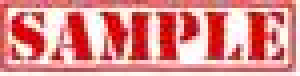
#> input picture Day 4/a.jpg, 75 x 19 px (shown 4 times larger)
$ python imageprocess.py
#> lines starting #> are read from the running program, lines starting #| are printed output that depends on the picture
# -*- coding: utf-8 -*-
"""
Created on Fri May 10 22:43:48 2019

@author: DELL
"""

from PIL import Image
import os

img=Image.open("a.jpg")
#> img is the input picture: PIL image 75x19 RGB; mean R, G, B 222.5, 139.9, 139.5
img_rotate = img.transpose(Image.ROTATE_90)
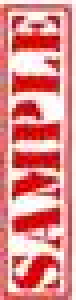
#> img_rotate: PIL image 19x75 RGB (shown 4 times larger); mean R, G, B 222.5, 139.9, 139.5
img_rotate.show()

crop_im = img.crop(box=(160,12,240,34))
#> crop_im: PIL image 80x22 RGB; every value is 0
crop_im.save('a.jpg')
crop_im.show()

img.thumbnail((75, 75))
print(img.width, img.height)
#| 75 19
img.save('a.jpg')
img.show()

$ run again, with Day 4/b.jpg copied over Day 4/a.jpg
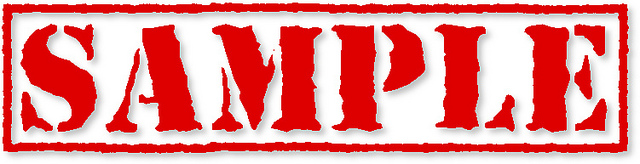
#> input picture Day 4/b.jpg, 640 x 164 px
#> img is the input picture: PIL image 640x164 RGB; mean R, G, B 232.1, 140.9, 140.9
#> `img_rotate = img.transpose(Image.ROTATE_90)`:
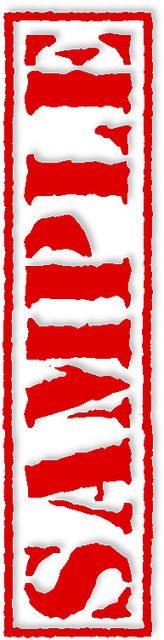
#> img_rotate: PIL image 164x640 RGB; mean R, G, B 232.1, 140.9, 140.9
#> `img.thumbnail((75, 75))`:
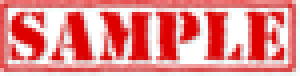
#> img: PIL image 75x19 RGB (shown 4 times larger); mean R, G, B 231.8, 140, 140
#| 75 19
